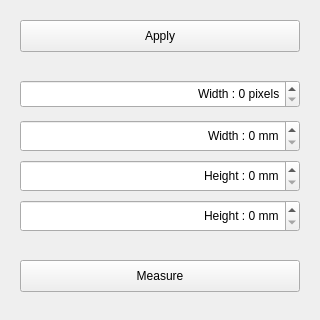
<?xml version="1.0" encoding="UTF-8"?>
<ui version="4.0">
 <class>nScreenConfigurator</class>
 <widget class="QWidget" name="nScreenConfigurator">
  <property name="geometry">
   <rect>
    <x>0</x>
    <y>0</y>
    <width>320</width>
    <height>320</height>
   </rect>
  </property>
  <property name="windowTitle">
   <string>Screen configurator</string>
  </property>
  <widget class="QToolButton" name="Apply">
   <property name="geometry">
    <rect>
     <x>20</x>
     <y>20</y>
     <width>280</width>
     <height>32</height>
    </rect>
   </property>
   <property name="text">
    <string>Apply</string>
   </property>
  </widget>
  <widget class="QSpinBox" name="WidthPixel">
   <property name="geometry">
    <rect>
     <x>20</x>
     <y>80</y>
     <width>280</width>
     <height>28</height>
    </rect>
   </property>
   <property name="alignment">
    <set>Qt::AlignRight|Qt::AlignTrailing|Qt::AlignVCenter</set>
   </property>
   <property name="suffix">
    <string> pixels</string>
   </property>
   <property name="prefix">
    <string>Width : </string>
   </property>
   <property name="maximum">
    <number>999999999</number>
   </property>
  </widget>
  <widget class="QSpinBox" name="WidthMM">
   <property name="geometry">
    <rect>
     <x>20</x>
     <y>120</y>
     <width>280</width>
     <height>32</height>
    </rect>
   </property>
   <property name="alignment">
    <set>Qt::AlignRight|Qt::AlignTrailing|Qt::AlignVCenter</set>
   </property>
   <property name="suffix">
    <string> mm</string>
   </property>
   <property name="prefix">
    <string>Width : </string>
   </property>
   <property name="maximum">
    <number>999999</number>
   </property>
  </widget>
  <widget class="QSpinBox" name="HeightPixel">
   <property name="geometry">
    <rect>
     <x>20</x>
     <y>160</y>
     <width>280</width>
     <height>32</height>
    </rect>
   </property>
   <property name="alignment">
    <set>Qt::AlignRight|Qt::AlignTrailing|Qt::AlignVCenter</set>
   </property>
   <property name="suffix">
    <string> mm</string>
   </property>
   <property name="prefix">
    <string>Height : </string>
   </property>
   <property name="maximum">
    <number>999999999</number>
   </property>
  </widget>
  <widget class="QSpinBox" name="HeightMM">
   <property name="geometry">
    <rect>
     <x>20</x>
     <y>200</y>
     <width>280</width>
     <height>32</height>
    </rect>
   </property>
   <property name="alignment">
    <set>Qt::AlignRight|Qt::AlignTrailing|Qt::AlignVCenter</set>
   </property>
   <property name="suffix">
    <string> mm</string>
   </property>
   <property name="prefix">
    <string>Height : </string>
   </property>
   <property name="maximum">
    <number>999999</number>
   </property>
  </widget>
  <widget class="QToolButton" name="Measure">
   <property name="geometry">
    <rect>
     <x>20</x>
     <y>260</y>
     <width>280</width>
     <height>32</height>
    </rect>
   </property>
   <property name="text">
    <string>Measure</string>
   </property>
  </widget>
 </widget>
 <resources/>
 <connections>
  <connection>
   <sender>Apply</sender>
   <signal>clicked()</signal>
   <receiver>nScreenConfigurator</receiver>
   <slot>Apply()</slot>
   <hints>
    <hint type="sourcelabel">
     <x>159</x>
     <y>35</y>
    </hint>
    <hint type="destinationlabel">
     <x>159</x>
     <y>159</y>
    </hint>
   </hints>
  </connection>
  <connection>
   <sender>Measure</sender>
   <signal>clicked()</signal>
   <receiver>nScreenConfigurator</receiver>
   <slot>Measure()</slot>
   <hints>
    <hint type="sourcelabel">
     <x>159</x>
     <y>275</y>
    </hint>
    <hint type="destinationlabel">
     <x>159</x>
     <y>159</y>
    </hint>
   </hints>
  </connection>
  <connection>
   <sender>HeightMM</sender>
   <signal>valueChanged(int)</signal>
   <receiver>nScreenConfigurator</receiver>
   <slot>Changed(int)</slot>
   <hints>
    <hint type="sourcelabel">
     <x>159</x>
     <y>215</y>
    </hint>
    <hint type="destinationlabel">
     <x>159</x>
     <y>159</y>
    </hint>
   </hints>
  </connection>
  <connection>
   <sender>HeightPixel</sender>
   <signal>valueChanged(int)</signal>
   <receiver>nScreenConfigurator</receiver>
   <slot>Changed(int)</slot>
   <hints>
    <hint type="sourcelabel">
     <x>159</x>
     <y>175</y>
    </hint>
    <hint type="destinationlabel">
     <x>159</x>
     <y>159</y>
    </hint>
   </hints>
  </connection>
  <connection>
   <sender>WidthMM</sender>
   <signal>valueChanged(int)</signal>
   <receiver>nScreenConfigurator</receiver>
   <slot>Changed(int)</slot>
   <hints>
    <hint type="sourcelabel">
     <x>159</x>
     <y>135</y>
    </hint>
    <hint type="destinationlabel">
     <x>159</x>
     <y>159</y>
    </hint>
   </hints>
  </connection>
  <connection>
   <sender>WidthPixel</sender>
   <signal>valueChanged(int)</signal>
   <receiver>nScreenConfigurator</receiver>
   <slot>Changed(int)</slot>
   <hints>
    <hint type="sourcelabel">
     <x>159</x>
     <y>93</y>
    </hint>
    <hint type="destinationlabel">
     <x>159</x>
     <y>159</y>
    </hint>
   </hints>
  </connection>
 </connections>
</ui>
